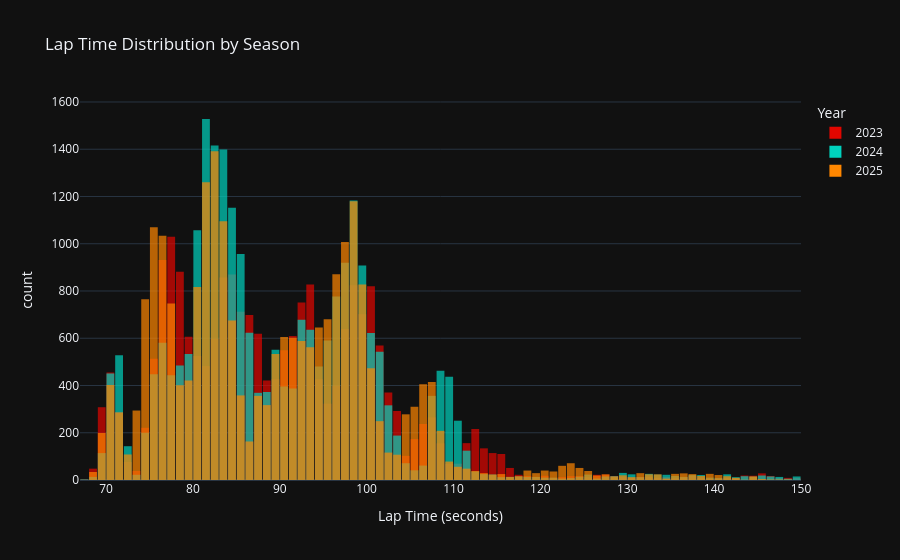

Notebook code for this chart:
### Code cell
fig = px.histogram(
    df_clean,
    x="LapTimeSeconds",
    nbins=100,
    color="Year",
    barmode="overlay",
    title="Lap Time Distribution by Season",
    labels={"LapTimeSeconds": "Lap Time (seconds)"},
    opacity=0.7,
    color_discrete_sequence=["#e10600", "#00d2be", "#ff8700"]  # F1 colors
)

fig.update_layout(
    template="plotly_dark",
    bargap=0.1
)

fig.show()

### Figure 1 — Plotly figure (JSON) as saved in the notebook; plotly's stock layout.template omitted (floating-point values rounded to 4 significant figures; data arrays with more than 128 entries replaced by an {"elided": "..."} marker saying what was removed)
{"data": [{"bingroup": "x", "hovertemplate": "Year=2023<br>Lap Time (seconds)=%{x}<br>count=%{y}<extra></extra>", "legendgroup": "2023", "marker": {"color": "#e10600", "opacity": 0.7, "pattern": {"shape": ""}}, "name": "2023", "nbinsx": 100, "orientation": "v", "showlegend": true, "type": "histogram", "x": {"elided": "21998 float values"}, "xaxis": "x", "yaxis": "y"}, {"bingroup": "x", "hovertemplate": "Year=2024<br>Lap Time (seconds)=%{x}<br>count=%{y}<extra></extra>", "legendgroup": "2024", "marker": {"color": "#00d2be", "opacity": 0.7, "pattern": {"shape": ""}}, "name": "2024", "nbinsx": 100, "orientation": "v", "showlegend": true, "type": "histogram", "x": {"elided": "24433 float values"}, "xaxis": "x", "yaxis": "y"}, {"bingroup": "x", "hovertemplate": "Year=2025<br>Lap Time (seconds)=%{x}<br>count=%{y}<extra></extra>", "legendgroup": "2025", "marker": {"color": "#ff8700", "opacity": 0.7, "pattern": {"shape": ""}}, "name": "2025", "nbinsx": 100, "orientation": "v", "showlegend": true, "type": "histogram", "x": {"elided": "23913 float values"}, "xaxis": "x", "yaxis": "y"}], "layout": {"bargap": 0.1, "barmode": "overlay", "legend": {"title": {"text": "Year"}, "tracegroupgap": 0}, "title": {"text": "Lap Time Distribution by Season"}, "xaxis": {"anchor": "y", "domain": [0, 1], "title": {"text": "Lap Time (seconds)"}}, "yaxis": {"anchor": "x", "domain": [0, 1], "title": {"text": "count"}}}}
